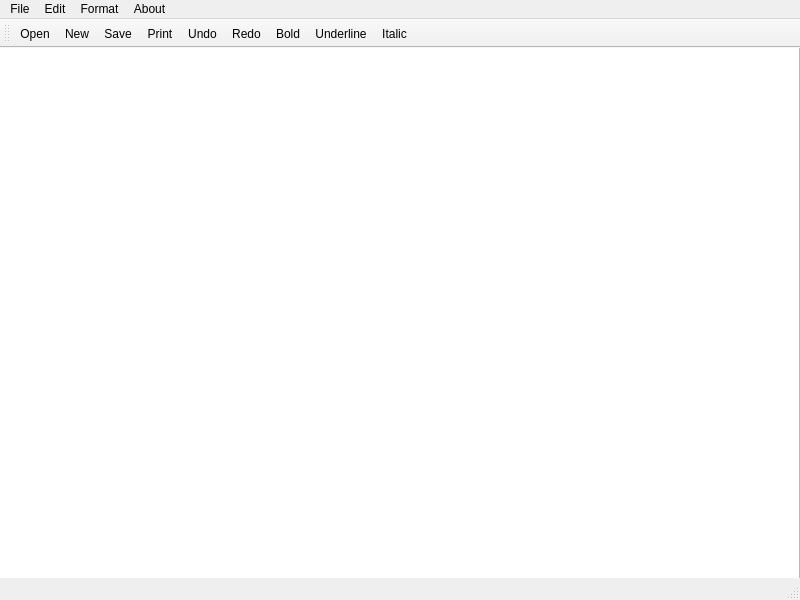
<?xml version="1.0" encoding="UTF-8"?>
<ui version="4.0">
 <class>Notepad</class>
 <widget class="QMainWindow" name="Notepad">
  <property name="geometry">
   <rect>
    <x>0</x>
    <y>0</y>
    <width>800</width>
    <height>600</height>
   </rect>
  </property>
  <property name="windowTitle">
   <string>Notepad</string>
  </property>
  <widget class="QWidget" name="centralwidget">
   <widget class="QWidget" name="verticalLayoutWidget">
    <property name="geometry">
     <rect>
      <x>-1</x>
      <y>-1</y>
      <width>801</width>
      <height>571</height>
     </rect>
    </property>
    <layout class="QVBoxLayout" name="verticalLayout">
     <item>
      <widget class="QTextEdit" name="textEdit"/>
     </item>
    </layout>
   </widget>
  </widget>
  <widget class="QMenuBar" name="menubar">
   <property name="geometry">
    <rect>
     <x>0</x>
     <y>0</y>
     <width>800</width>
     <height>26</height>
    </rect>
   </property>
   <widget class="QMenu" name="menuFile">
    <property name="title">
     <string>File</string>
    </property>
    <addaction name="actionNew"/>
    <addaction name="actionOpen"/>
    <addaction name="actionSave"/>
    <addaction name="actionSave_as"/>
    <addaction name="actionPrint"/>
    <addaction name="separator"/>
    <addaction name="actionExit"/>
   </widget>
   <widget class="QMenu" name="menuEdit">
    <property name="title">
     <string>Edit</string>
    </property>
    <addaction name="actionCut"/>
    <addaction name="actionCopy"/>
    <addaction name="actionPaste"/>
    <addaction name="separator"/>
    <addaction name="actionUndo"/>
    <addaction name="actionRedo"/>
   </widget>
   <widget class="QMenu" name="menuFormat">
    <property name="title">
     <string>Format</string>
    </property>
    <addaction name="actionBold"/>
    <addaction name="actionUnderline"/>
    <addaction name="actionItalic"/>
    <addaction name="separator"/>
    <addaction name="actionFont"/>
   </widget>
   <widget class="QMenu" name="menuAbout">
    <property name="title">
     <string>About</string>
    </property>
    <addaction name="actionAbout"/>
   </widget>
   <addaction name="menuFile"/>
   <addaction name="menuEdit"/>
   <addaction name="menuFormat"/>
   <addaction name="menuAbout"/>
  </widget>
  <widget class="QStatusBar" name="statusbar"/>
  <widget class="QToolBar" name="toolBar">
   <property name="windowTitle">
    <string>toolBar</string>
   </property>
   <attribute name="toolBarArea">
    <enum>TopToolBarArea</enum>
   </attribute>
   <attribute name="toolBarBreak">
    <bool>false</bool>
   </attribute>
   <addaction name="actionOpen"/>
   <addaction name="actionNew"/>
   <addaction name="actionSave"/>
   <addaction name="actionPrint"/>
   <addaction name="actionUndo"/>
   <addaction name="actionRedo"/>
   <addaction name="actionBold"/>
   <addaction name="actionUnderline"/>
   <addaction name="actionItalic"/>
  </widget>
  <action name="actionOpen">
   <property name="icon">
    <iconset resource="Resources.qrc">
     <normaloff>:/imgs/Icons/Open.bmp</normaloff>:/imgs/Icons/Open.bmp</iconset>
   </property>
   <property name="text">
    <string>Open</string>
   </property>
   <property name="toolTip">
    <string>Open Files</string>
   </property>
   <property name="shortcut">
    <string>Ctrl+O</string>
   </property>
  </action>
  <action name="actionSave">
   <property name="icon">
    <iconset resource="Resources.qrc">
     <normaloff>:/imgs/Icons/Save.bmp</normaloff>:/imgs/Icons/Save.bmp</iconset>
   </property>
   <property name="text">
    <string>Save</string>
   </property>
   <property name="shortcut">
    <string>Ctrl+S</string>
   </property>
  </action>
  <action name="actionSave_as">
   <property name="icon">
    <iconset resource="Resources.qrc">
     <normaloff>:/imgs/Icons/Save1.png</normaloff>:/imgs/Icons/Save1.png</iconset>
   </property>
   <property name="text">
    <string>Save as</string>
   </property>
  </action>
  <action name="actionExit">
   <property name="icon">
    <iconset resource="Resources.qrc">
     <normaloff>:/imgs/Icons/DeleteSticky.bmp</normaloff>:/imgs/Icons/DeleteSticky.bmp</iconset>
   </property>
   <property name="text">
    <string>Exit</string>
   </property>
  </action>
  <action name="actionPrint">
   <property name="icon">
    <iconset resource="Resources.qrc">
     <normaloff>:/imgs/Icons/print.png</normaloff>:/imgs/Icons/print.png</iconset>
   </property>
   <property name="text">
    <string>Print</string>
   </property>
  </action>
  <action name="actionNew">
   <property name="icon">
    <iconset resource="Resources.qrc">
     <normaloff>:/imgs/Icons/Sticky.bmp</normaloff>:/imgs/Icons/Sticky.bmp</iconset>
   </property>
   <property name="text">
    <string>New</string>
   </property>
   <property name="shortcut">
    <string>Ctrl+N</string>
   </property>
  </action>
  <action name="actionCut">
   <property name="icon">
    <iconset resource="Resources.qrc">
     <normaloff>:/imgs/Icons/Cut.bmp</normaloff>:/imgs/Icons/Cut.bmp</iconset>
   </property>
   <property name="text">
    <string>Cut</string>
   </property>
   <property name="shortcut">
    <string>Ctrl+X</string>
   </property>
  </action>
  <action name="actionCopy">
   <property name="icon">
    <iconset resource="Resources.qrc">
     <normaloff>:/imgs/Icons/Copy.bmp</normaloff>:/imgs/Icons/Copy.bmp</iconset>
   </property>
   <property name="text">
    <string>Copy</string>
   </property>
   <property name="shortcut">
    <string>Ctrl+C</string>
   </property>
  </action>
  <action name="actionPaste">
   <property name="icon">
    <iconset resource="Resources.qrc">
     <normaloff>:/imgs/Icons/Paste.bmp</normaloff>:/imgs/Icons/Paste.bmp</iconset>
   </property>
   <property name="text">
    <string>Paste</string>
   </property>
   <property name="shortcut">
    <string>Ctrl+V</string>
   </property>
  </action>
  <action name="actionUndo">
   <property name="icon">
    <iconset resource="Resources.qrc">
     <normaloff>:/imgs/Icons/undo.png</normaloff>:/imgs/Icons/undo.png</iconset>
   </property>
   <property name="text">
    <string>Undo</string>
   </property>
   <property name="shortcut">
    <string>Ctrl+Z</string>
   </property>
  </action>
  <action name="actionRedo">
   <property name="icon">
    <iconset resource="Resources.qrc">
     <normaloff>:/imgs/Icons/redo.png</normaloff>:/imgs/Icons/redo.png</iconset>
   </property>
   <property name="text">
    <string>Redo</string>
   </property>
   <property name="shortcut">
    <string>Ctrl+Shift+Z</string>
   </property>
  </action>
  <action name="actionBold">
   <property name="enabled">
    <bool>true</bool>
   </property>
   <property name="icon">
    <iconset resource="Resources.qrc">
     <normaloff>:/imgs/Icons/boldico.png</normaloff>:/imgs/Icons/boldico.png</iconset>
   </property>
   <property name="text">
    <string>Bold</string>
   </property>
   <property name="shortcut">
    <string>Ctrl+B</string>
   </property>
  </action>
  <action name="actionUnderline">
   <property name="icon">
    <iconset resource="Resources.qrc">
     <normaloff>:/imgs/Icons/under.png</normaloff>:/imgs/Icons/under.png</iconset>
   </property>
   <property name="text">
    <string>Underline</string>
   </property>
   <property name="shortcut">
    <string>Ctrl+U</string>
   </property>
  </action>
  <action name="actionItalic">
   <property name="icon">
    <iconset resource="Resources.qrc">
     <normaloff>:/imgs/Icons/highlight.png</normaloff>:/imgs/Icons/highlight.png</iconset>
   </property>
   <property name="text">
    <string>Italic</string>
   </property>
   <property name="shortcut">
    <string>Ctrl+I</string>
   </property>
  </action>
  <action name="actionAbout">
   <property name="icon">
    <iconset resource="Resources.qrc">
     <normaloff>:/imgs/Icons/about.png</normaloff>:/imgs/Icons/about.png</iconset>
   </property>
   <property name="text">
    <string>About</string>
   </property>
  </action>
  <action name="actionFont">
   <property name="icon">
    <iconset resource="Resources.qrc">
     <normaloff>:/imgs/Icons/fontsel.png</normaloff>:/imgs/Icons/fontsel.png</iconset>
   </property>
   <property name="text">
    <string>Font</string>
   </property>
  </action>
 </widget>
 <resources>
  <include location="Resources.qrc"/>
 </resources>
 <connections/>
</ui>
